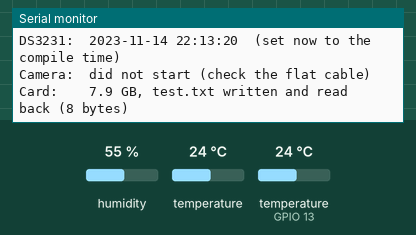
Recording of a sketch running on a simulated ESP32. Shown: the last lines printed to the serial monitor. Wiring (inferred from the names in the program): AHT10/20 sensor at I2C address 0x38; DS3231 clock at I2C address 0x68. The inputs (shaded band) are chosen by the test bench; at power-on: humidity 55 %, temperature (sensor on GPIO 13) 24 °C, temperature 24 °C. The local clock reads 2024-03-15 10:24:30 at power-on unless the sketch sets it; storage starts empty.

Above: at 1.7 s.
1.8 s: humidity set to 22 %
3.5 s: temperature (sensor on GPIO 13) set to 12 °C
5.2 s: temperature (sensor 0) set to 12 °C
At 6.8 s:
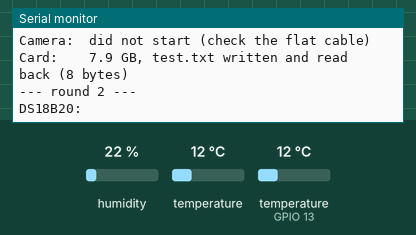
6.9 s: temperature (sensor on GPIO 13) set to 19 °C
At 7.28 s:
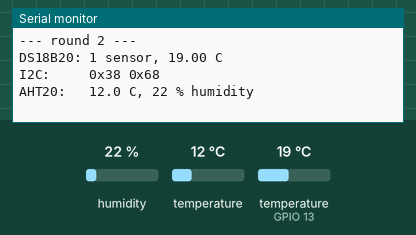
19.0 s: humidity set to 40 %
At 19.08 s:
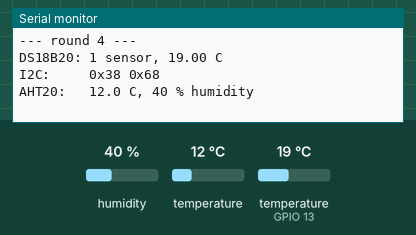
Timing chart, 0 to 21.7 s (numbered marks = the images above; inputs shaded):
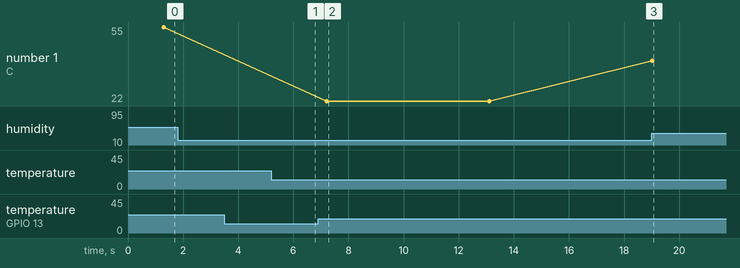

Measured:
- after the input at 6.9 s, the serial monitor: prints a new line after 0.30 s (image 2)
- after the input at 19.0 s, the serial monitor: prints a new line at once (image 3)
- plotted number 1: 22 → 40 after the input at 19.0 s

The sketch:

module_test.ino
```cpp
/*
  Test of the station modules, one at a time, for the step-by-step guide of
  docs/assembly.md.

  Every 5 s the board looks for everything that may be connected and writes to
  the serial port, at 115200, what it found: DS18B20, AHT20, DS3231, card and
  camera. What is not connected yet shows as "not found", with a hint. So a
  module can be connected and checked on the serial monitor without uploading
  the program again at each step.

  With the camera and the card connected, each round takes an 800 x 600 photo
  and writes it to /test.jpg, reading it back to check.

  Wiring (docs/assembly.md):
    DS18B20  data on 13, with 4.7 kOhm to 3V3
    I2C      SDA on 32, SCL on 33 (AHT20 at 0x38, DS3231 at 0x68)
    card     SPI: SCK 14, MISO 15, MOSI 2, CS 0; module on 5V (VCC)

  The first time, and whenever the DS3231 battery fails, the clock is set to the
  time this program was compiled, and also when it reads earlier than the
  compile time, which cannot be right.

  Board in the Arduino IDE: "ESP32 Wrover Module", PSRAM "Enabled", Upload
  Speed 115200. Libraries: OneWire and DallasTemperature. The AHT20 and the
  DS3231 are read straight from their registers, with no library.
*/

#include "esp_camera.h"
#include <Wire.h>
#include <SPI.h>
#include <SD.h>
#include <OneWire.h>
#include <DallasTemperature.h>

#define DS18B20_PIN 13
#define SDA_PIN 32
#define SCL_PIN 33
#define SCK_PIN 14
#define MISO_PIN 15
#define MOSI_PIN 2
#define CS_PIN 0

#define AHT20_ADDR 0x38
#define DS3231_ADDR 0x68
#define INTERVAL_MS 5000

// camera with the WROVER-KIT pin map
#define XCLK_GPIO_NUM  21
#define SIOD_GPIO_NUM  26
#define SIOC_GPIO_NUM  27
#define Y9_GPIO_NUM    35
#define Y8_GPIO_NUM    34
#define Y7_GPIO_NUM    39
#define Y6_GPIO_NUM    36
#define Y5_GPIO_NUM    19
#define Y4_GPIO_NUM    18
#define Y3_GPIO_NUM     5
#define Y2_GPIO_NUM     4
#define VSYNC_GPIO_NUM 25
#define HREF_GPIO_NUM  23
#define PCLK_GPIO_NUM  22

OneWire bus(DS18B20_PIN);
DallasTemperature sensors(&bus);
SPIClass cardSpi(HSPI);

struct Time {
  int year, month, day, h, mi, s;
  bool ok;
};

// ------------------------------------------------------------- clock

uint8_t bcd(uint8_t v) { return (v >> 4) * 10 + (v & 0x0F); }
uint8_t to_bcd(uint8_t v) { return ((v / 10) << 4) | (v % 10); }

bool responds(uint8_t address) {
  Wire.beginTransmission(address);
  return Wire.endTransmission() == 0;
}

uint8_t read_register(uint8_t r) {
  Wire.beginTransmission(DS3231_ADDR);
  Wire.write(r);
  Wire.endTransmission();
  Wire.requestFrom(DS3231_ADDR, 1);
  return Wire.read();
}

void write_register(uint8_t r, uint8_t v) {
  Wire.beginTransmission(DS3231_ADDR);
  Wire.write(r);
  Wire.write(v);
  Wire.endTransmission();
}

Time read_time() {
  Time t = {};
  if (!responds(DS3231_ADDR)) return t;
  Wire.beginTransmission(DS3231_ADDR);
  Wire.write(0x00);
  Wire.endTransmission();
  if (Wire.requestFrom(DS3231_ADDR, 7) != 7) return t;
  uint8_t r[7];
  for (int i = 0; i < 7; i++) r[i] = Wire.read();
  t.s = bcd(r[0] & 0x7F);
  t.mi = bcd(r[1] & 0x7F);
  t.h = bcd(r[2] & 0x3F);
  t.day = bcd(r[4] & 0x3F);
  t.month = bcd(r[5] & 0x1F);
  t.year = 2000 + bcd(r[6]);
  t.ok = t.year >= 2026 && t.month >= 1 && t.month <= 12 && t.day >= 1;
  return t;
}

// Days since 01/01/1970 (Howard Hinnant's algorithm), to count seconds
// across the turn of the day or the month.
int64_t days_since_1970(int y, int m, int d) {
  y -= m <= 2;
  int era = y / 400;
  int year_of_era = y - era * 400;
  int day_of_year = (153 * (m + (m > 2 ? -3 : 9)) + 2) / 5 + d - 1;
  int day_of_era = year_of_era * 365 + year_of_era / 4 - year_of_era / 100 + day_of_year;
  return (int64_t)era * 146097 + day_of_era - 719468;
}

int64_t seconds(const Time &t) {
  return days_since_1970(t.year, t.month, t.day) * 86400 + t.h * 3600 + t.mi * 60 + t.s;
}

Time compile_time() {
  const char *months = "JanFebMarAprMayJunJulAugSepOctNovDec";
  char m[4] = {__DATE__[0], __DATE__[1], __DATE__[2], 0};
  Time t = {};
  t.month = (strstr(months, m) - months) / 3 + 1;
  t.day = atoi(__DATE__ + 4);
  t.year = atoi(__DATE__ + 7);
  t.h = atoi(__TIME__);
  t.mi = atoi(__TIME__ + 3);
  t.s = atoi(__TIME__ + 6);
  t.ok = true;
  return t;
}

// Sets the clock to the compile time when the oscillator stopped (battery) or
// when the clock reads earlier than the compile time, which cannot be right.
bool check_clock() {
  if (!responds(DS3231_ADDR)) return false;
  Time c = compile_time();
  Time t = read_time();
  bool stopped = read_register(0x0F) & 0x80;
  if (!stopped && t.ok && seconds(t) >= seconds(c)) return false;
  Wire.beginTransmission(DS3231_ADDR);
  Wire.write(0x00);
  Wire.write(to_bcd(c.s));
  Wire.write(to_bcd(c.mi));
  Wire.write(to_bcd(c.h));
  Wire.write(1);
  Wire.write(to_bcd(c.day));
  Wire.write(to_bcd(c.month));
  Wire.write(to_bcd(c.year - 2000));
  Wire.endTransmission();
  write_register(0x0F, read_register(0x0F) & ~0x80);
  return true;
}

// ------------------------------------------------------------- sensors

float read_ds18b20() {
  sensors.begin();
  if (sensors.getDeviceCount() == 0) return NAN;
  sensors.setResolution(12);
  sensors.requestTemperatures();
  float t = sensors.getTempCByIndex(0);
  return t == DEVICE_DISCONNECTED_C ? NAN : t;
}

// AHT20: command 0xAC 0x33 0x00, 6-byte answer after 80 ms
bool read_aht20(float &temp, float &hum) {
  if (!responds(AHT20_ADDR)) return false;
  Wire.requestFrom(AHT20_ADDR, 1);
  if ((Wire.read() & 0x08) == 0) {
    Wire.beginTransmission(AHT20_ADDR);
    Wire.write(0xBE); Wire.write(0x08); Wire.write(0x00);
    Wire.endTransmission();
    delay(10);
  }
  Wire.beginTransmission(AHT20_ADDR);
  Wire.write(0xAC); Wire.write(0x33); Wire.write(0x00);
  Wire.endTransmission();
  delay(80);
  uint8_t d[6];
  if (Wire.requestFrom(AHT20_ADDR, 6) != 6) return false;
  for (int i = 0; i < 6; i++) d[i] = Wire.read();
  if (d[0] & 0x80) return false;
  uint32_t u = ((uint32_t)d[1] << 12) | ((uint32_t)d[2] << 4) | (d[3] >> 4);
  uint32_t t = ((uint32_t)(d[3] & 0x0F) << 16) | ((uint32_t)d[4] << 8) | d[5];
  temp = t * 200.0 / 1048576 - 50;
  hum = u * 100.0 / 1048576;
  return true;
}

// ------------------------------------------------------------- card

bool card_ok = false;

void write_line(const char *file, const char *header, const char *line) {
  if (!card_ok) return;
  bool is_new = !SD.exists(file);
  File f = SD.open(file, FILE_APPEND);
  if (!f) return;
  if (is_new && header) f.println(header);
  f.println(line);
  f.close();
}

void event(const Time &t, const char *text) {
  char line[160];
  if (t.ok) {
    snprintf(line, sizeof line, "%04d-%02d-%02d %02d:%02d:%02d,%s",
             t.year, t.month, t.day, t.h, t.mi, t.s, text);
  } else {
    snprintf(line, sizeof line, "no time,%s", text);
  }
  Serial.printf("# event: %s\n", line);
  write_line("/events.txt", "date_time,event", line);
}
// ------------------------------------------------------------- camera

bool start_camera() {
  if (!psramFound()) return false;
  camera_config_t c = {};
  c.ledc_channel = LEDC_CHANNEL_0;
  c.ledc_timer = LEDC_TIMER_0;
  c.pin_d0 = Y2_GPIO_NUM;
  c.pin_d1 = Y3_GPIO_NUM;
  c.pin_d2 = Y4_GPIO_NUM;
  c.pin_d3 = Y5_GPIO_NUM;
  c.pin_d4 = Y6_GPIO_NUM;
  c.pin_d5 = Y7_GPIO_NUM;
  c.pin_d6 = Y8_GPIO_NUM;
  c.pin_d7 = Y9_GPIO_NUM;
  c.pin_xclk = XCLK_GPIO_NUM;
  c.pin_pclk = PCLK_GPIO_NUM;
  c.pin_vsync = VSYNC_GPIO_NUM;
  c.pin_href = HREF_GPIO_NUM;
  c.pin_sccb_sda = SIOD_GPIO_NUM;
  c.pin_sccb_scl = SIOC_GPIO_NUM;
  c.sccb_i2c_port = 1;  // the camera is on I2C 1; the sensors, on 0
  c.pin_pwdn = -1;
  c.pin_reset = -1;
  c.xclk_freq_hz = 20000000;
  c.pixel_format = PIXFORMAT_JPEG;
  c.frame_size = FRAMESIZE_SVGA;
  c.jpeg_quality = 12;
  c.fb_count = 1;
  c.fb_location = CAMERA_FB_IN_PSRAM;
  c.grab_mode = CAMERA_GRAB_LATEST;
  return esp_camera_init(&c) == ESP_OK;
}

// ------------------------------------------------------------- test

bool camera_ok = false;
unsigned long round_n = 0;

void list_i2c() {
  Serial.print("I2C:     ");
  int found = 0;
  for (uint8_t e = 1; e < 127; e++) {
    if (responds(e)) {
      Serial.printf("0x%02X ", e);
      found++;
    }
  }
  if (found == 0) Serial.print("nothing (check SDA on 32, SCL on 33 and 3V3)");
  Serial.println();
}

void test_ds18b20() {
  Serial.print("DS18B20: ");
  float t = read_ds18b20();
  if (isnan(t)) Serial.println("not found (check the 4.7 kOhm resistor on column 4 and the wire colours)");
  else Serial.printf("1 sensor, %.2f C\n", t);
}

void test_aht20() {
  Serial.print("AHT20:   ");
  float t, h;
  if (!responds(AHT20_ADDR)) Serial.println("not found (0x38)");
  else if (!read_aht20(t, h)) Serial.println("busy; tries again next round");
  else Serial.printf("%.1f C, %.0f %% humidity\n", t, h);
}

void test_ds3231() {
  Serial.print("DS3231:  ");
  if (!responds(DS3231_ADDR)) {
    Serial.println("not found (0x68)");
    return;
  }
  bool set = check_clock();
  Time t = read_time();
  Serial.printf("%04d-%02d-%02d %02d:%02d:%02d%s\n", t.year, t.month, t.day, t.h, t.mi, t.s,
                set ? "  (set now to the compile time)" : "");
}

void test_card_and_camera() {
  if (!card_ok) {
    SD.end();
    card_ok = SD.begin(CS_PIN, cardSpi, 4000000);
  }
  camera_fb_t *fb = NULL;
  if (camera_ok) {
    esp_camera_fb_return(esp_camera_fb_get());  // discards an old frame
    fb = esp_camera_fb_get();
  }
  Serial.print("Camera:  ");
  if (!camera_ok) Serial.println("did not start (check the flat cable)");
  else if (!fb) Serial.println("started, but gave no photo");
  else Serial.printf("photo of %ux%u, %u bytes\n", fb->width, fb->height, fb->len);

  Serial.print("Card:    ");
  if (!card_ok) {
    Serial.println("not found (check the module on 5V, the four wires and the card in FAT32)");
  } else {
    const char *name = fb ? "/test.jpg" : "/test.txt";
    File f = SD.open(name, FILE_WRITE);
    size_t written = 0, expected = 0;
    if (f) {
      if (fb) {
        expected = fb->len;
        written = f.write(fb->buf, fb->len);
      } else {
        char text[32];
        expected = snprintf(text, sizeof text, "round %lu\n", round_n);
        written = f.write((const uint8_t *)text, expected);
      }
      f.close();
    }
    File g = SD.open(name);
    size_t read_back = g ? g.size() : 0;
    if (g) g.close();
    if (written == expected && read_back == expected && expected > 0) {
      Serial.printf("%.1f GB, %s written and read back (%u bytes)\n", SD.cardSize() / 1e9, name + 1,
                    (unsigned)read_back);
    } else {
      Serial.printf("mounted, but the write failed (%u of %u bytes)\n", (unsigned)written, (unsigned)expected);
      card_ok = false;  // mounts again next round
    }
  }
  if (fb) esp_camera_fb_return(fb);
}

void setup() {
  Serial.begin(115200);
  delay(500);
  if (esp_reset_reason() == ESP_RST_BROWNOUT) {
    Serial.println("# The board restarted on a brownout: check the capacitor on 5V");
  }
  camera_ok = start_camera();
  Wire.begin(SDA_PIN, SCL_PIN);
  cardSpi.begin(SCK_PIN, MISO_PIN, MOSI_PIN, CS_PIN);
  sensors.setResolution(12);
  Serial.println("# module test: a report every 5 s");
}

void loop() {
  round_n++;
  Serial.printf("\n--- round %lu ---\n", round_n);
  test_ds18b20();
  list_i2c();
  test_aht20();
  test_ds3231();
  test_card_and_camera();
  delay(INTERVAL_MS);
}
```
